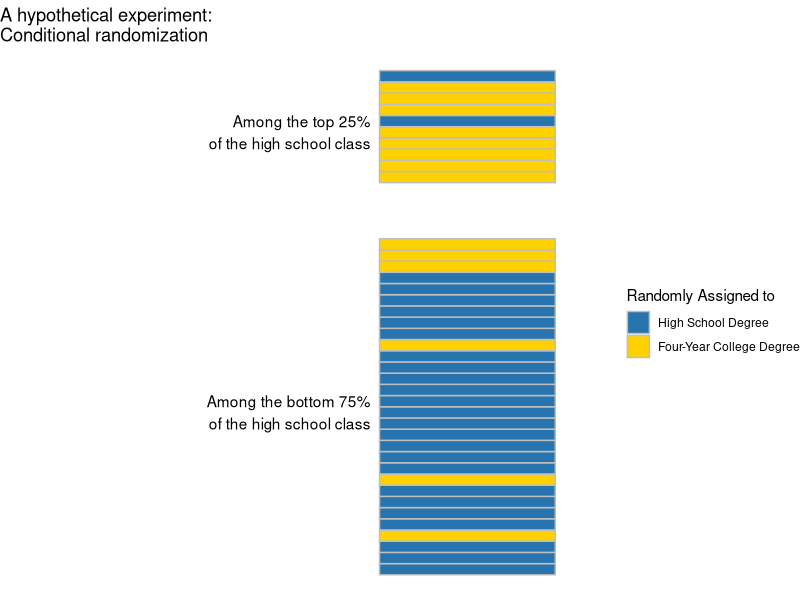

This figure's R source:
## ---- chunk 1
library(tidyverse)
## ---- chunk 2
tibble(i = 1:40) |>
  mutate(x = case_when(
    i >= 31 ~ "Top 25%\nof HS class",
    T ~ "Bottom 75%\nof HS class"
  )) |>
  mutate(y = case_when(
    x == "Top 25%\nof HS class" ~ i + 5,
    T ~ i
  )) |>
  mutate(treated = i %in% c(sample(31:40,8),sample(1:30,6))) |>
  ggplot() +
  geom_rect(
    aes(
      ymin = y - .5, ymax = y + .5,
      xmin = 0, xmax = 1, fill = treated
    ),
    color = "gray"
  ) +
  theme_void() +
  scale_fill_manual(
    values = c("#2774AE","#FFD100"),
    labels = c("High School Degree","Four-Year College Degree"),
    name = "Randomly Assigned to"
  ) +
  geom_text(
    data = tibble(
      y = c(15, 40),
      label = c("Among the bottom 75%\nof the high school class","Among the top 25%\nof the high school class")
    ),
    aes(y = y, label = label), x = -.05, hjust = 1
  ) +
  xlim(c(-2,1.2)) +
  ggtitle("A hypothetical experiment:\nConditional randomization")
